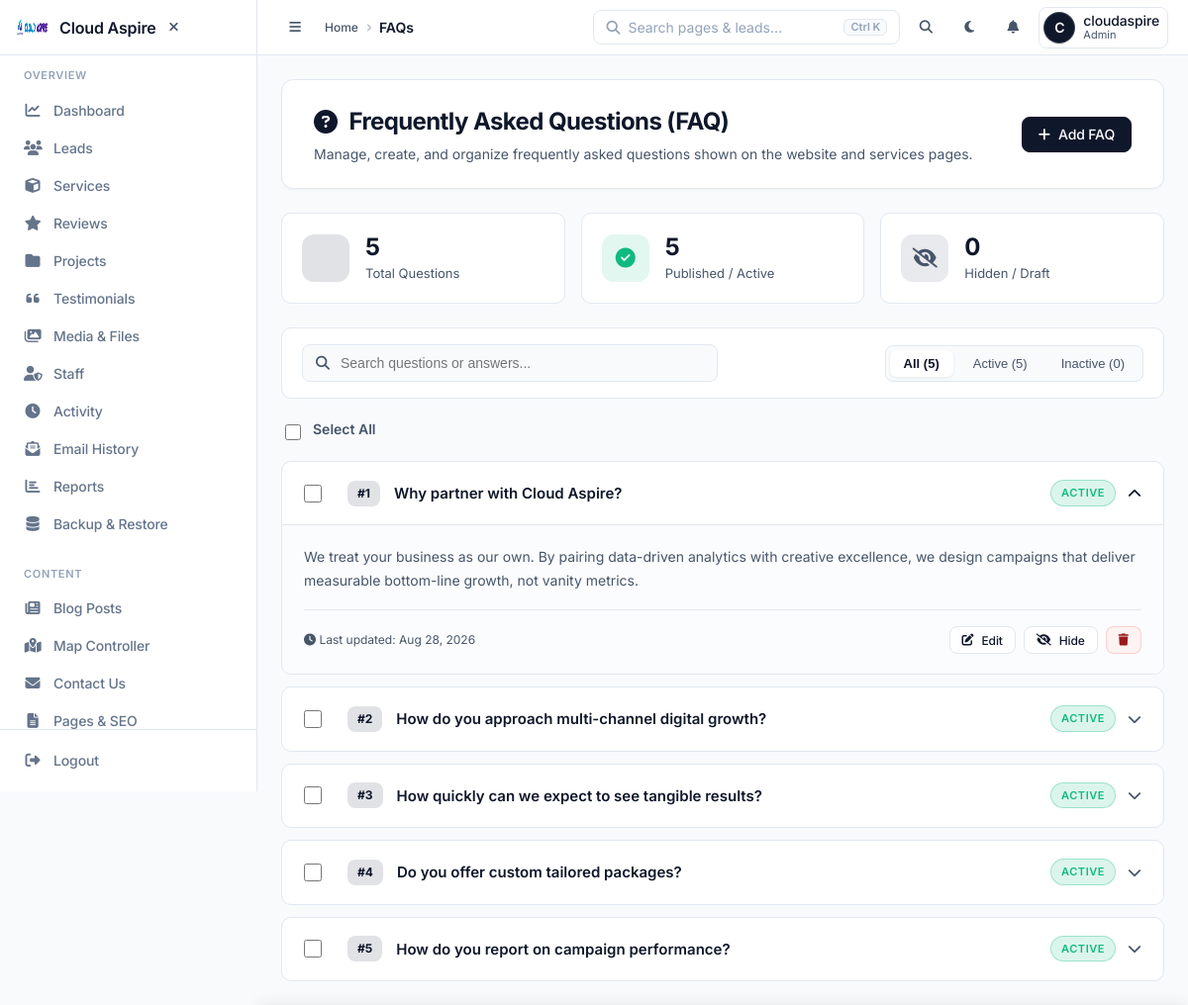
The app's page /admin/faqs.php (signed in) with its own data.
### tables this page shows
CREATE TABLE `faqs` (
  `id` int NOT NULL,
  `question` varchar(255) NOT NULL,
  `answer` text NOT NULL,
  `status` enum('active','inactive') DEFAULT 'active',
  `sort_order` int DEFAULT '0',
  `created_at` timestamp NOT NULL DEFAULT CURRENT_TIMESTAMP,
  `updated_at` timestamp NOT NULL DEFAULT CURRENT_TIMESTAMP ON UPDATE CURRENT_TIMESTAMP
);

### admin/faqs.php (called while the page is built, shortened)
<?php
require_once __DIR__ . '/../app/security_notifier.php';
$faqs = $conn->query("SELECT * FROM faqs ORDER BY COALESCE(sort_order, 0) ASC, created_at DESC")->fetchAll(PDO::FETCH_ASSOC);
$total_faqs = count($faqs);
$active_faqs = count(array_filter($faqs, fn($f) => ($f['status'] ?? '') === 'active'));
$inactive_faqs = $total_faqs - $active_faqs;
require_once __DIR__ . '/../app/Views/admin/faqs.php';

### app/Views/admin/faqs.php (the view, shortened to what this page needs)
<?php
require_once __DIR__ . '/../../../admin/includes/header.php';
$faqs = $faqs ?? [];
$total_faqs = $total_faqs ?? 0;
$active_faqs = $active_faqs ?? 0;
$inactive_faqs = $inactive_faqs ?? 0;
?>
<div class="saas-page-header">
    <div>
        <h1 class="page-title"><i class="fas fa-question-circle" style="color: var(--primary);"></i> Frequently Asked Questions (FAQ)</h1>
        <p class="page-subtitle">Manage, create, and organize frequently asked questions shown on the website and services pages.</p>
    </div>
    <div class="header-actions" style="display: flex; gap: 10px;">
        <button class="btn btn-primary" onclick="openFaqModal()"><i class="fas fa-plus"></i> Add FAQ</button>
    </div>
</div>
<div class="faq-stats-grid">
    <div class="faq-stat-card">
        <div class="faq-stat-icon" style="background: color-mix(in srgb, var(--primary) 12%, transparent); color: var(--primary);">
        </div>
        <div>
            <div class="faq-stat-val"><?= $total_faqs ?></div>
            <div class="faq-stat-label">Total Questions</div>
        </div>
    </div>
    <div class="faq-stat-card">
        <div class="faq-stat-icon" style="background: color-mix(in srgb, var(--success, #10b981) 12%, transparent); color: var(--success, #10b981);">
            <i class="fas fa-check-circle"></i>
        </div>
        <div>
            <div class="faq-stat-val"><?= $active_faqs ?></div>
            <div class="faq-stat-label">Published / Active</div>
        </div>
    </div>
    <div class="faq-stat-card">
        <div class="faq-stat-icon" style="background: color-mix(in srgb, var(--text-muted) 12%, transparent); color: var(--text-muted);">
            <i class="fas fa-eye-slash"></i>
        </div>
        <div>
            <div class="faq-stat-val"><?= $inactive_faqs ?></div>
            <div class="faq-stat-label">Hidden / Draft</div>
        </div>
    </div>
</div>
<div class="faq-controls-bar">
    <div class="faq-search-box">
        <i class="fas fa-search"></i>
        <input type="text" id="faqSearch" class="faq-search-input" placeholder="Search questions or answers..." oninput="filterFaqs()">
    </div>
    <div class="filter-tabs">
        <button class="filter-tab active" data-filter="all" onclick="setStatusFilter('all', this)">All (<?= $total_faqs ?>)</button>
        <button class="filter-tab" data-filter="active" onclick="setStatusFilter('active', this)">Active (<?= $active_faqs ?>)</button>
        <button class="filter-tab" data-filter="inactive" onclick="setStatusFilter('inactive', this)">Inactive (<?= $inactive_faqs ?>)</button>
    </div>
</div>
<form id="bulkForm" method="POST">
    <div style="margin-bottom: 16px; display: flex; align-items: center; gap: 12px; padding: 0 4px;">
        <input type="checkbox" id="selectAll" style="width: 16px; height: 16px; cursor: pointer; accent-color: var(--primary);">
        <label for="selectAll" style="font-size: 14px; font-weight: 600; color: var(--text-muted); cursor: pointer;">Select All</label>
    </div>
    <div class="faq-list-container" id="faqList">
        <?php if (empty($faqs)): ?>
            <div class="faq-empty-state">
                <i class="fas fa-question-circle faq-empty-icon"></i>
                <h3 style="color: var(--text-main); margin-bottom: 8px;">No FAQs Found</h3>
                <p style="margin-bottom: 20px;">You haven't created any FAQs yet. Click below to add your first question or load starter FAQs.</p>
                <div style="display: flex; justify-content: center; gap: 12px;">
                    <button type="button" class="btn btn-primary" onclick="openFaqModal()"><i class="fas fa-plus"></i> Create First FAQ</button>
                    <button type="button" class="btn" onclick="document.getElementById('seedForm').submit();" style="background: var(--bg-main); border: 1px solid var(--border-color); color: var(--text-main);">
                        <i class="fas fa-magic"></i> Load Starter FAQs
                    </button>
                </div>
            </div>
        <?php else: ?>
            <?php foreach ($faqs as $index => $f): ?>
                <div class="faq-admin-item <?= $index === 0 ? 'open' : '' ?> status-<?= htmlspecialchars($f['status']) ?>"
                     data-status="<?= htmlspecialchars($f['status']) ?>"
                     data-question="<?= htmlspecialchars(strtolower($f['question'])) ?>"
                     data-answer="<?= htmlspecialchars(strtolower($f['answer'])) ?>">
                    <div class="faq-admin-header" onclick="toggleFaqAccordion(this.parentElement)">
                        <div class="faq-header-left">
                            <div class="item-checkbox" onclick="event.stopPropagation();">
                                <input type="checkbox" name="item_ids[]" value="<?= $f['id'] ?>" class="item-cb">
                            </div>
                            <div class="faq-order-badge" title="Sort Order">#<?= htmlspecialchars($f['sort_order'] ?? ($index + 1)) ?></div>
                            <div class="faq-question-title"><?= htmlspecialchars($f['question']) ?></div>
                        </div>
                        <div class="faq-header-right">
                            <span class="faq-status-pill <?= $f['status'] === 'active' ? 'active' : 'inactive' ?>">
                                <?= ucfirst($f['status']) ?>
                            </span>
                            <i class="fas fa-chevron-down faq-expand-icon"></i>
                        </div>
                    </div>
                    <div class="faq-admin-body">
                        <div class="faq-body-inner">
                            <div class="faq-answer-text"><?= htmlspecialchars($f['answer']) ?></div>
                            <div class="faq-admin-actions">
                                <div class="faq-meta-info">
                                    <i class="fas fa-clock"></i> Last updated: <?= !empty($f['updated_at']) ? date('M d, Y', strtotime($f['updated_at'])) : date('M d, Y', strtotime($f['created_at'])) ?>
                                </div>
                                <div class="faq-action-buttons">
                                    <button type="button" class="btn btn-sm" onclick="editFaq(<?= htmlspecialchars(json_encode($f)) ?>)" style="background: var(--bg-card); border: 1px solid var(--border-color); color: var(--text-main);">
                                        <i class="fas fa-edit"></i> Edit
                                    </button>
                                    <button type="button" class="btn btn-sm" onclick="document.getElementById('toggleForm<?= $f['id'] ?>').submit();" style="background: var(--bg-card); border: 1px solid var(--border-color); color: var(--text-main);" title="Toggle Visibility">
                                        <i class="fas fa-<?= $f['status'] === 'active' ? 'eye-slash' : 'eye' ?>"></i> <?= $f['status'] === 'active' ? 'Hide' : 'Publish' ?>
                                    </button>
                                    <button type="button" class="btn btn-sm btn-delete" title="Delete FAQ" onclick="if(confirm('Are you sure you want to delete this FAQ permanently?')) document.getElementById('deleteForm<?= $f['id'] ?>').submit();">
                                        <i class="fas fa-trash"></i>
                                    </button>
                                </div>
                            </div>
                        </div>
                    </div>
                </div>
            <?php endforeach; ?>
        <?php endif; ?>
    </div>
</form>
<?php require_once __DIR__ . '/../../../admin/includes/footer.php'; ?>

### app/Views/admin/faqs.php (style rules this page uses)
.faq-stats-grid { display: grid; grid-template-columns: repeat(auto-fit, minmax(220px, 1fr)); gap: 16px; margin-bottom: 24px; }
.faq-stat-card { background: var(--bg-card); border: 1px solid var(--border-color); border-radius: var(--border-radius); padding: 20px; display: flex; align-items: center; gap: 16px; transition: all var(--transition); }
.faq-stat-icon { width: 48px; height: 48px; border-radius: 12px; display: flex; align-items: center; justify-content: center; font-size: 20px; }
.faq-stat-val { font-size: 24px; font-weight: 700; color: var(--text-main); line-height: 1.2; }
.faq-stat-label { font-size: 13px; color: var(--text-muted); margin-top: 2px; }
.faq-controls-bar { background: var(--bg-card); border: 1px solid var(--border-color); border-radius: var(--border-radius); padding: 16px 20px; margin-bottom: 20px; display: flex; flex-wrap: wrap; align-items: center; justify-content: space-between; gap: 16px; }
.faq-search-box { position: relative; flex: 1; min-width: 260px; max-width: 420px; }
.faq-search-box i { position: absolute; left: 14px; top: 50%; transform: translateY(-50%); color: var(--text-muted); font-size: 14px; }
.faq-search-input { width: 100%; padding: 10px 14px 10px 38px; background: var(--bg-main); border: 1px solid var(--border-color); border-radius: var(--btn-radius); color: var(--text-main); font-size: 14px; outline: none; transition: all var(--transition); }
.filter-tabs { display: flex; gap: 6px; background: var(--bg-main); padding: 4px; border-radius: var(--btn-radius); border: 1px solid var(--border-color); }
.filter-tab { padding: 6px 14px; font-size: 13px; font-weight: 500; border-radius: calc(var(--btn-radius) - 2px); cursor: pointer; color: var(--text-muted); transition: all var(--transition); border: none; background: transparent; }
.filter-tab.active { background: var(--bg-card); color: var(--primary); box-shadow: 0 1px 3px rgba(0,0,0,0.08); font-weight: 600; }
.item-checkbox { margin-right: 12px; display: flex; align-items: center; }
.item-checkbox input[type="checkbox"] { width: 18px; height: 18px; cursor: pointer; accent-color: var(--primary); }
.faq-list-container { display: flex; flex-direction: column; gap: 12px; }
.faq-admin-item { background: var(--bg-card); border: 1px solid var(--border-color); border-radius: var(--border-radius); transition: all var(--transition); overflow: hidden; }
.faq-admin-header { padding: 18px 22px; display: flex; align-items: center; justify-content: space-between; gap: 16px; cursor: pointer; user-select: none; }
.faq-header-left { display: flex; align-items: center; gap: 14px; flex: 1; min-width: 0; }
.faq-order-badge { background: color-mix(in srgb, var(--primary) 12%, transparent); color: var(--primary); font-weight: 700; font-size: 12px; padding: 4px 10px; border-radius: 8px; flex-shrink: 0; }
.faq-question-title { font-size: 15px; font-weight: 600; color: var(--text-main); line-height: 1.4; word-break: break-word; }
.faq-header-right { display: flex; align-items: center; gap: 12px; flex-shrink: 0; }
.faq-status-pill { padding: 4px 10px; border-radius: 20px; font-size: 11px; font-weight: 600; text-transform: uppercase; letter-spacing: 0.05em; }
.faq-status-pill.active { background: color-mix(in srgb, var(--success, #10b981) 15%, transparent); color: var(--success, #10b981); border: 1px solid color-mix(in srgb, var(--success, #10b981) 30%, transparent); }
.faq-expand-icon { color: var(--text-muted); font-size: 14px; transition: transform var(--transition); }
.faq-admin-item.open .faq-expand-icon { transform: rotate(180deg); color: var(--primary); }
.faq-admin-body { max-height: 0; overflow: hidden; transition: max-height 0.3s cubic-bezier(0.4, 0, 0.2, 1); border-top: 1px solid transparent; }
.faq-admin-item.open .faq-admin-body { max-height: 500px; border-top-color: var(--border-color); }
.faq-body-inner { padding: 20px 22px; background: color-mix(in srgb, var(--bg-main) 60%, var(--bg-card) 40%); }
.faq-answer-text { font-size: 14px; line-height: 1.7; color: var(--text-muted); white-space: pre-line; margin-bottom: 18px; }
.faq-admin-actions { display: flex; align-items: center; justify-content: space-between; padding-top: 16px; border-top: 1px solid var(--border-color); flex-wrap: wrap; gap: 10px; }
.faq-meta-info { font-size: 12px; color: var(--text-muted); }
.faq-action-buttons { display: flex; gap: 8px; }

### records on screen
faqs: sort_order "1", question "Why partner with Cloud Aspire?", status "ACTIVE", answer "We treat your business as our own. By pairing data-driven analytics with creative excellence, we design campaigns that deliver measurable bottom-line growth, not vanity metrics.", updated_at "Aug 28, 2026", shows "Hide"
faqs: sort_order "2", question "How do you approach multi-channel digital growth?", status "ACTIVE"
faqs: sort_order "3", question "How quickly can we expect to see tangible results?", status "ACTIVE"
faqs: sort_order "4", question "Do you offer custom tailored packages?", status "ACTIVE"
faqs: sort_order "5", question "How do you report on campaign performance?", status "ACTIVE"

### other values on screen
$site_name "Cloud Aspire"
$section_label "OVERVIEW"
$item['label'] "Dashboard"
$item['label'] "Leads"
$item['label'] "Services"
$item['label'] "Reviews"
$item['label'] "Projects"
$item['label'] "Testimonials"
$item['label'] "Media & Files"
$item['label'] "Staff"
$item['label'] "Activity"
$item['label'] "Email History"
$item['label'] "Reports"
$item['label'] "Backup & Restore"
$section_label "CONTENT"
